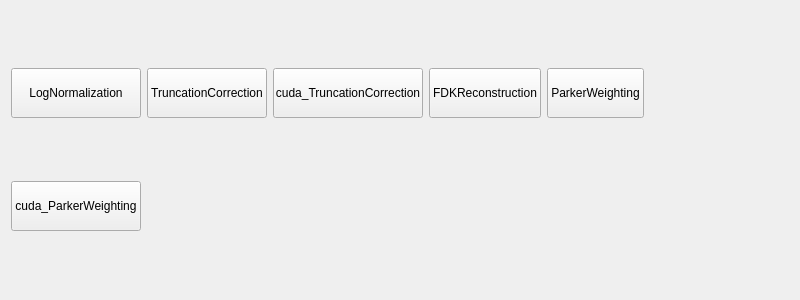
<?xml version="1.0" encoding="UTF-8"?>
<ui version="4.0">
 <class>MainWindow</class>
 <widget class="QWidget" name="MainWindow">
  <property name="geometry">
   <rect>
    <x>0</x>
    <y>0</y>
    <width>800</width>
    <height>300</height>
   </rect>
  </property>
  <property name="sizePolicy">
   <sizepolicy hsizetype="Maximum" vsizetype="Fixed">
    <horstretch>0</horstretch>
    <verstretch>0</verstretch>
   </sizepolicy>
  </property>
  <property name="minimumSize">
   <size>
    <width>200</width>
    <height>200</height>
   </size>
  </property>
  <property name="maximumSize">
   <size>
    <width>800</width>
    <height>300</height>
   </size>
  </property>
  <property name="styleSheet">
   <string notr="true"/>
  </property>
  <layout class="QVBoxLayout" name="verticalLayout">
   <property name="spacing">
    <number>0</number>
   </property>
   <property name="leftMargin">
    <number>0</number>
   </property>
   <property name="topMargin">
    <number>0</number>
   </property>
   <property name="rightMargin">
    <number>0</number>
   </property>
   <property name="bottomMargin">
    <number>0</number>
   </property>
   <item>
    <widget class="QWidget" name="widget" native="true">
     <property name="sizePolicy">
      <sizepolicy hsizetype="Preferred" vsizetype="Maximum">
       <horstretch>0</horstretch>
       <verstretch>0</verstretch>
      </sizepolicy>
     </property>
     <property name="minimumSize">
      <size>
       <width>600</width>
       <height>200</height>
      </size>
     </property>
     <property name="maximumSize">
      <size>
       <width>800</width>
       <height>300</height>
      </size>
     </property>
     <layout class="QHBoxLayout" name="horizontalLayout">
      <property name="spacing">
       <number>0</number>
      </property>
      <property name="leftMargin">
       <number>0</number>
      </property>
      <property name="topMargin">
       <number>0</number>
      </property>
      <property name="rightMargin">
       <number>0</number>
      </property>
      <property name="bottomMargin">
       <number>0</number>
      </property>
      <item>
       <widget class="QWidget" name="qwidget_2" native="true">
        <property name="sizePolicy">
         <sizepolicy hsizetype="Preferred" vsizetype="Preferred">
          <horstretch>0</horstretch>
          <verstretch>0</verstretch>
         </sizepolicy>
        </property>
        <property name="minimumSize">
         <size>
          <width>800</width>
          <height>200</height>
         </size>
        </property>
        <property name="maximumSize">
         <size>
          <width>1000</width>
          <height>300</height>
         </size>
        </property>
        <property name="styleSheet">
         <string notr="true"/>
        </property>
        <layout class="QGridLayout" name="gridLayout">
         <item row="0" column="0">
          <widget class="QPushButton" name="pButtonLogNormalization">
           <property name="sizePolicy">
            <sizepolicy hsizetype="Preferred" vsizetype="Fixed">
             <horstretch>0</horstretch>
             <verstretch>0</verstretch>
            </sizepolicy>
           </property>
           <property name="maximumSize">
            <size>
             <width>150</width>
             <height>50</height>
            </size>
           </property>
           <property name="text">
            <string>LogNormalization</string>
           </property>
          </widget>
         </item>
         <item row="0" column="5">
          <spacer name="horizontalSpacer">
           <property name="orientation">
            <enum>Qt::Horizontal</enum>
           </property>
           <property name="sizeHint" stdset="0">
            <size>
             <width>40</width>
             <height>20</height>
            </size>
           </property>
          </spacer>
         </item>
         <item row="0" column="4">
          <widget class="QPushButton" name="pButtonParkerWeighting">
           <property name="sizePolicy">
            <sizepolicy hsizetype="Maximum" vsizetype="Fixed">
             <horstretch>0</horstretch>
             <verstretch>0</verstretch>
            </sizepolicy>
           </property>
           <property name="maximumSize">
            <size>
             <width>150</width>
             <height>50</height>
            </size>
           </property>
           <property name="text">
            <string>ParkerWeighting</string>
           </property>
          </widget>
         </item>
         <item row="0" column="1">
          <widget class="QPushButton" name="pButtonTruncationCorrection">
           <property name="sizePolicy">
            <sizepolicy hsizetype="Preferred" vsizetype="Fixed">
             <horstretch>0</horstretch>
             <verstretch>0</verstretch>
            </sizepolicy>
           </property>
           <property name="maximumSize">
            <size>
             <width>150</width>
             <height>50</height>
            </size>
           </property>
           <property name="text">
            <string>TruncationCorrection</string>
           </property>
          </widget>
         </item>
         <item row="0" column="3">
          <widget class="QPushButton" name="pButtonFDKReconstruction">
           <property name="sizePolicy">
            <sizepolicy hsizetype="Maximum" vsizetype="Fixed">
             <horstretch>0</horstretch>
             <verstretch>0</verstretch>
            </sizepolicy>
           </property>
           <property name="maximumSize">
            <size>
             <width>150</width>
             <height>50</height>
            </size>
           </property>
           <property name="text">
            <string>FDKReconstruction</string>
           </property>
          </widget>
         </item>
         <item row="0" column="2">
          <widget class="QPushButton" name="pButtonTruncationCorrection_cuda">
           <property name="sizePolicy">
            <sizepolicy hsizetype="Preferred" vsizetype="Fixed">
             <horstretch>0</horstretch>
             <verstretch>0</verstretch>
            </sizepolicy>
           </property>
           <property name="maximumSize">
            <size>
             <width>150</width>
             <height>50</height>
            </size>
           </property>
           <property name="text">
            <string>cuda_TruncationCorrection</string>
           </property>
          </widget>
         </item>
         <item row="1" column="0">
          <widget class="QPushButton" name="pButtonParkerWeighting_cuda">
           <property name="sizePolicy">
            <sizepolicy hsizetype="Preferred" vsizetype="Fixed">
             <horstretch>0</horstretch>
             <verstretch>0</verstretch>
            </sizepolicy>
           </property>
           <property name="maximumSize">
            <size>
             <width>150</width>
             <height>50</height>
            </size>
           </property>
           <property name="text">
            <string>cuda_ParkerWeighting</string>
           </property>
          </widget>
         </item>
        </layout>
       </widget>
      </item>
     </layout>
    </widget>
   </item>
  </layout>
 </widget>
 <layoutdefault spacing="6" margin="11"/>
 <resources/>
 <connections/>
</ui>
